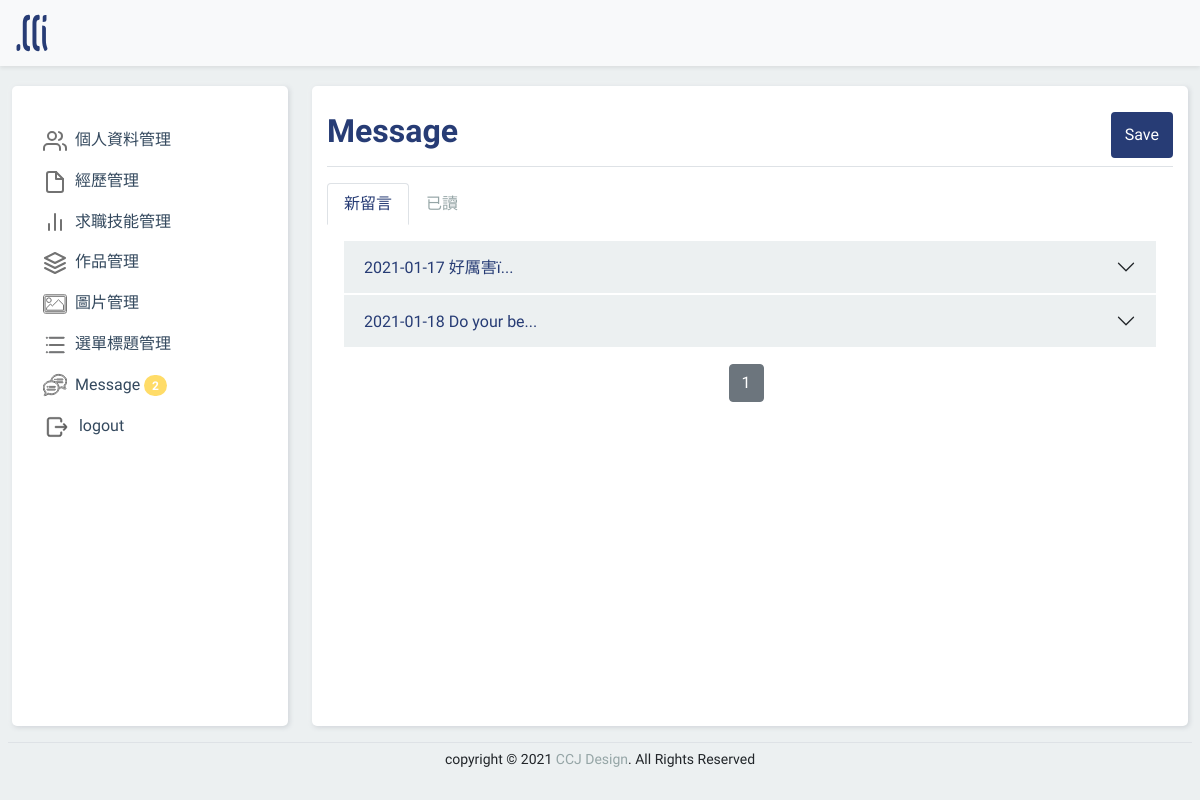
Screenshot of /backend.php (signed in) with the database file from the repository.
### tables this page shows
CREATE TABLE `resume_message` (
  `id` int(11) UNSIGNED NOT NULL,
  `name` text NOT NULL,
  `tel` text NOT NULL,
  `email` text NOT NULL,
  `msg` text NOT NULL,
  `date` timestamp NOT NULL DEFAULT current_timestamp(),
  `sh` tinyint(1) UNSIGNED NOT NULL
);

### backend/resume_message.php (the view, shortened to what this page needs)
<?php
$all_new=$pdo->query("select count(*) from {$do} where `sh`='0'")->fetchColumn();
$div=5;
$pages_new=ceil($all_new/$div);
$now=(isset($_GET['p']))?$_GET['p']:1;
$start=($now-1)*$div;
?>
<form action="./api/edit.php" method="post">
  <div class="d-flex justify-content-between pt-3 pb-2 mb-3 border-bottom">
    <h2 class="title">Message</h2>
    <button class="btn saveBtn" type="submit">Save</button>
  </div>
  <ul class="nav nav-tabs border-0" id="msgTab" role="tablist">
    <li class="nav-item" role="presentation">
      <a class="nav-link active" data-bs-toggle="tab" href="#unread" role="tab">新留言</a>
    </li>
    <li class="nav-item" role="presentation">
      <a class="nav-link" data-bs-toggle="tab" href="#readed" role="tab">已讀</a>
    </li>
  </ul>
  <div class="tab-content " id="msgTabContent">
    <div class="tab-pane fade show active p-3" id="unread" role="tabpanel">
      <?php
      $sql_unr="select * from {$do} where `sh`='0' limit $start,$div";
      $rows=$pdo->query($sql_unr)->fetchAll();
      if(empty($rows)){
        echo "no Message";
      }else{
      foreach($rows as $row){
      ?>
      <div class="accordion accordion-flush" id="unmsgcontent">
        <div class="accordion-item overflow-hidden">
          <h2 class="accordion-header">
            <button class="accordion-button collapsed" type="button" data-bs-toggle="collapse"
              data-bs-target="#collapse<?=$row['id'];?>">
              <?=substr($row['date'],0,10);?> <?=substr( $row['msg'], 0 , 10 );?>...
            </button>
          </h2>
        </div>
      </div>
      <?php }
          }  ?>
      <div class="d-flex justify-content-center align-items-center mt-3">
        <div class="btn-toolbar " role="toolbar">
          <div class="btn-group me-2" role="group">
            <?php for($i=1;$i<=$pages_new;$i++){
            if($i==$now){ ?>
            <a class="btn btn-secondary" href="?do=resume_message&p=<?=$i;?>">
              <?=$i;?>
            </a>
            <?php  }else{ ?>
            <a class="btn btn-outline-secondary" href="?do=resume_message&p=<?=$i;?>">
              <?=$i;?>
            </a>
            <?php  }
        }?>
          </div>
        </div>
      </div>
    </div>
  </div>
</form>

### css/backendstyle.css (style rules this page uses)
body { background-color: #ecf0f1; font-family: 'Ubuntu', sans-serif; margin: 0; box-sizing: border-box; }
.title { color: #273c75; font-weight: 600; }
.saveBtn { border:2px solid #273c75; background-color: #273c75; color: #fff; }
#msgTab .nav-link.active { font-weight: 500; color: #273c75; }
#msgTab .nav-link { color: #95a5a6; }
#msgTabContent .accordion-button { background-color: #ecf0f1 ; color: #273c75; }
#msgcontent .accordion-header,#unmsgcontent .accordion-header { border: #fff solid 1px; }

### rows the page displays
resume_message: date "2021-01-17", msg "好厲害ï"
resume_message: date "2021-01-18", msg "Do your be"
